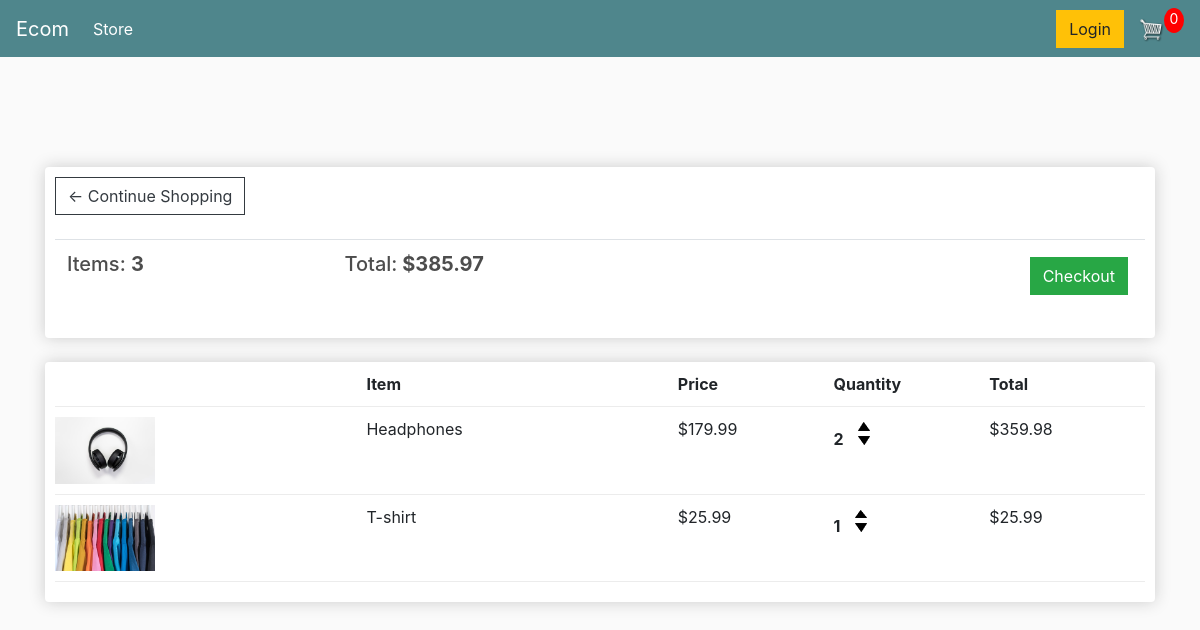
The app's page /cart/ (signed in) with its own data.
### store/models.py (models this page shows, shortened)
class Order(models.Model):
    customer = models.ForeignKey(Customer, on_delete=models.SET_NULL, blank=True, null=True)
    date_added = models.DateTimeField(auto_now_add=True)
    complete = models.BooleanField(default=False, null=True, blank=False)
    transaction_id = models.CharField(max_length=300, null=True)
    @property
    def get_cart_total(self):
        orderitems = self.orderitem_set.all()
        total = sum([item.get_total for item in orderitems])
        return total
    @property
    def get_cart_items(self):
        orderitems = self.orderitem_set.all()
        total = sum([item.quantity for item in orderitems])
        return total

class OrderItem(models.Model):
    product = models.ForeignKey(Product, on_delete=models.SET_NULL, null=True)
    order = models.ForeignKey(Order, on_delete=models.SET_NULL, null=True)
    quantity = models.IntegerField(default=0, null=True, blank=True)
    date_added = models.DateTimeField(auto_now_add=True)
    @property
    def get_total(self):
        total = self.product.price * self.quantity
        return total

class Product(models.Model):
    name = models.CharField(max_length=300, null=True)
    price = models.FloatField()
    digital = models.BooleanField(default=False, null=True, blank=False)
    image = models.ImageField(null=True, blank=True)
    @property
    def imageUrl(self):
        try:
            url = self.image.url
        except:
            url = ''
        return url

### store/views.py (the view)
# urls.py: path('cart/', views.cart, name = 'cart'),
def cart(request):
    if request.user.is_authenticated:
        customer = request.user.customer
        order, create = Order.objects.get_or_create(customer=customer, complete=False)
        items = order.orderitem_set.all()
    else:
        items = []
        order = {'get_cart_total': 0, 'get_cart_items': 0 }
    context = {'items': items, 'order': order}
    return render(request, 'store/cart.html', context)

### store/templates/store/cart.html (shortened to what this page needs)
{% extends 'store/main.html' %}
{% load static %}
{% block content %}
	<div class="row">
		<div class="col-lg-12">
			<div class="box-element">
				<a  class="btn btn-outline-dark" href="{% url 'store' %}">&#x2190; Continue Shopping</a>
				<br>
				<br>
				<table class="table">
					<tr>
						<th><h5>Items: <strong>{{ order.get_cart_items }}</strong></h5></th>
						<th><h5>Total:<strong> ${{ order.get_cart_total }}</strong></h5></th>
						<th>
							<a  style="float:right; margin:5px;" class="btn btn-success" href="{% url 'checkout' %}">Checkout</a>
						</th>
					</tr>
				</table>
			</div>
			<br>
			<div class="box-element">
				<div class="cart-row">
					<div style="flex:2"></div>
					<div style="flex:2"><strong>Item</strong></div>
					<div style="flex:1"><strong>Price</strong></div>
					<div style="flex:1"><strong>Quantity</strong></div>
					<div style="flex:1"><strong>Total</strong></div>
				</div>
                {% for item in items %}
				<div class="cart-row">
					<div style="flex:2"><img class="row-image" src="{{ item.product.imageUrl }}"></div>
					<div style="flex:2"><p>{{ item.product.name }}</p></div>
					<div style="flex:1"><p>${{ item.product.price | floatformat:2 }}</p></div>
					<div style="flex:1">
						<p class="quantity">{{ item.quantity }}</p>
						<div class="quantity">
							<img class="chg-quantity" src="{% static  'img/arrow-up.png' %}">
							<img class="chg-quantity" src="{% static  'img/arrow-down.png' %}">
						</div>
					</div>
					<div style="flex:1"><p>${{ item.get_total }}</p></div>
				</div>
                {% endfor %}
			</div>
		</div>
	</div>
{% endblock content %}

### static/css/main.css (style rules this page uses)
body { background-color: hsl(0, 0%, 98%); }
h1,h2,h3,h4,h5,h6 { color:hsl(0, 0%, 30%); }
.box-element { box-shadow:hsl(0, 0%, 80%) 0 0 16px; background-color: #fff; border-radius: 4px; padding: 10px; }
.col-lg-4, .col-lg-6, .col-lg-8, .col-lg-12 { margin-top: 10px; }
.btn { border-radius: 0; }
.row-image { width: 100px; }
.cart-row { display: flex; padding-bottom: 10px; margin-bottom: 10px; border-bottom: 1px solid #ececec; }
.quantity { display: inline-block; font-weight: 700; padding-right:10px; }
.chg-quantity { width: 12px; cursor: pointer; display: block; margin-top: 5px; transition:.1s; }

### records on screen
Order: get_cart_items "3", get_cart_total "385.97"
OrderItem: product.imageUrl (picture), product.name "Headphones", product.price "179.99", quantity "2", get_total "359.98"
OrderItem: product.imageUrl (picture), product.name "T-shirt", product.price "25.99", quantity "1", get_total "25.99"
